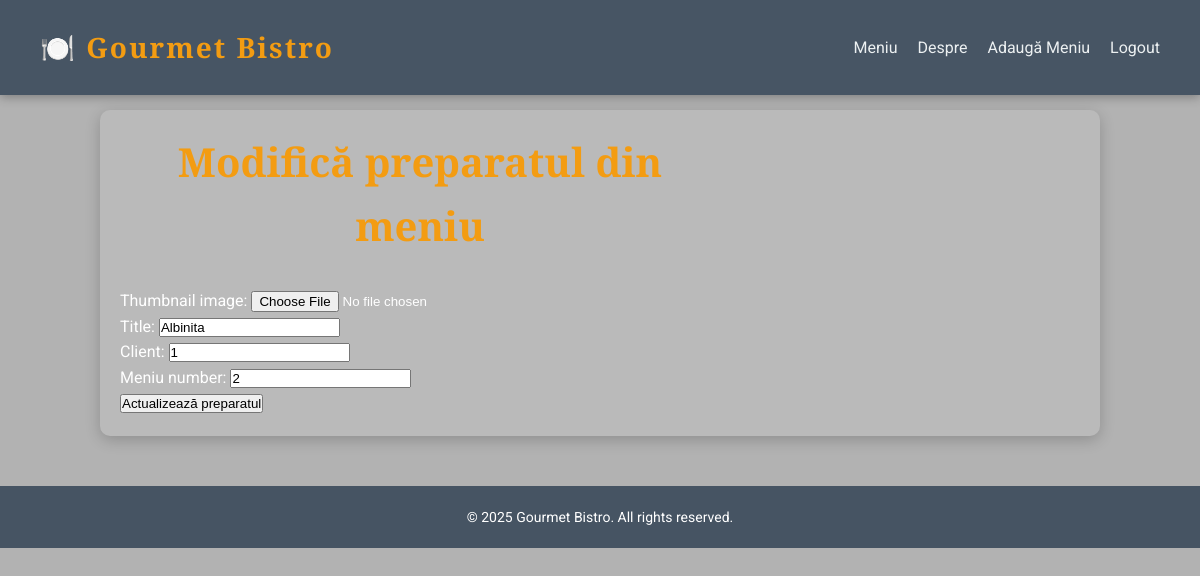
The page /meniu/1/edit/ (signed in) on the database its author committed.
### main_page/models.py (models this page shows, shortened)
class Meniu(models.Model):
    title = models.CharField(max_length=255)
    client = models.CharField(max_length=255)
    meniu_number = models.IntegerField()
    created_by = models.ForeignKey(User, on_delete=models.CASCADE, related_name='meniu')
    date_created = models.DateTimeField(default=timezone.now)
    thumbnail_image = models.ImageField(upload_to='meniu_thumbnails/', blank=True, null=True)

### main_page/views.py (the view)
# urls.py: path('meniu/<int:pk>/edit/', views.update_meniu, name='update_meniu'),
@login_required()
def update_meniu(request, pk):
    meniu = get_object_or_404(Meniu, pk=pk, created_by=request.user)
    if request.method == "POST":
        form = MeniuForm(request.POST, request.FILES, instance=meniu)
        if form.is_valid():
            form.save()
            return redirect('meniu_by_user', user_id=request.user.id)
    else:
        form = MeniuForm(instance=meniu)
    return render(request, 'meniu_form.html', {'form': form, 'meniu': meniu})

### main_page/forms.py
class MeniuForm(forms.ModelForm):
    class Meta:
        model = Meniu
        fields = ['thumbnail_image', 'title', 'client', 'meniu_number']

### main_page/templates/meniu_form.html (shortened to what this page needs)
{% extends "Main_page.html" %}
{% block content %}
<div class="container my-5" style="max-width: 600px;">
  <h1 class="mb-4 text-center text-primary fw-bold">Modifică preparatul din meniu</h1>
  <form method="post" enctype="multipart/form-data" class="bg-light p-4 rounded shadow-sm border">
    {{ form.as_p }}
    <button type="submit" class="btn btn-success w-100 mt-3">Actualizează preparatul</button>
  </form>
</div>
{% endblock %}

### main_page/static/main_page/style.css (style rules this page uses)
* { margin: 0; padding: 0; box-sizing: border-box; }
body { font-family: 'Segoe UI', sans-serif; background-color: #f4f4f4; color: #333; }

### main_page/templates/base.html (style rules this page uses)
* { box-sizing: border-box; margin: 0; padding: 0; }
body { font-family: 'Roboto', sans-serif; background: linear-gradient(rgba(0,0,0,0.3), rgba(0,0,0,0.3)), url('https://images.unsplash.com/photo-1504674900247-0877df9cc836?ixlib=rb-4.0.1&auto=format&fit=crop&w=1600&q=80') no-repeat center center/cover; color: #fff; padding-top: 80px; line-height: 1.6; }
h1 { text-align: center; font-family: 'Playfair Display', serif; font-size: 2.5em; color: #f39c12; margin-bottom: 30px; text-shadow: 2px 2px 4px rgba(0,0,0,) }

### rows shown on the page
Meniu: title "Albinita", client "1", meniu_number "2"
